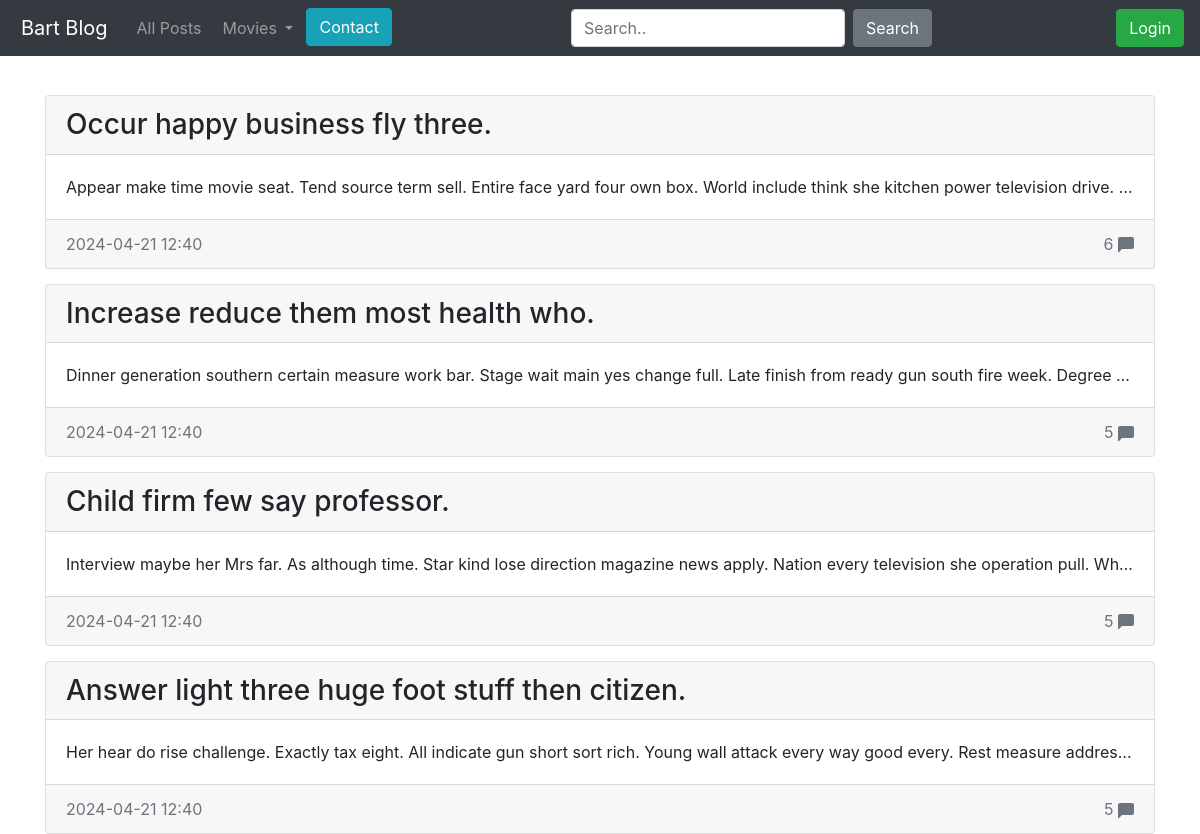
The page / on the database its author committed.
### blog/models.py (models this page shows)
class Entry(db.Model):
    id = db.Column(db.Integer, primary_key=True)
    title = db.Column(db.String(80), nullable=False)
    body = db.Column(db.Text, nullable=False)
    pub_date = db.Column(db.DateTime, nullable=False,
                         default=datetime.datetime.utcnow)
    is_published = db.Column(db.Boolean, default=False)
    comments = db.relationship('Comment', backref='entry', lazy=True)

### blog/routes.py (the view)
@app.route('/')
def index():
    all_posts = Entry.query.filter_by(is_published=True).order_by(Entry.pub_date.desc()).limit(4).all()
    comments_count = {entry.id: len(entry.comments) for entry in all_posts}
    return render_template('homepage.html', all_posts=all_posts, comments_count=comments_count)

### blog/routes.py (called while the page is built)
def get_list_types():
    return LIST_TYPES

@app.context_processor
def inject_list_types():
    return dict(list_types=get_list_types())

@app.context_processor
def utility_processor():
    def tmdb_image_url(path,size):
        return tmdb_client.get_poster_url(path,size)
    return {'tmdb_image_url': tmdb_image_url}

### blog/templates/homepage.html (shortened to what this page needs)
{% extends 'base.html' %}
{% block content %}
    {% for post in all_posts %}
        <div class="card">
            <h3 class="card-header">
                {{post.title}}
            </h3>
            <div class="card-body">
                <p class="card-text">
                    {{post.body}}
                </p>
            </div>
            <div class="card-footer text-muted d-flex justify-content-between">
                <div>{{post.pub_date.strftime('%Y-%m-%d %H:%M')}}</div>
                <div class="float-right">
                    {{comments_count[post.id]}}
                    <svg xmlns="http://www.w3.org/2000/svg" width="16" height="16" fill="currentColor" class="bi bi-chat-left-fill" viewBox="0 0 16 16">
                        <path d="M2 0a2 2 0 0 0-2 2v12.793a.5.5 0 0 0 .854.353l2.853-2.853A1 1 0 0 1 4.414 12H14a2 2 0 0 0 2-2V2a2 2 0 0 0-2-2z"/>
                    </svg>
                </div>
            </div>
        </div>
    {% endfor %}
{% endblock content%}

### blog/templates/base.html (shortened to what this page needs)
<!doctype html>
<html lang="en">
<head>
 <link rel="stylesheet" href="https://stackpath.bootstrapcdn.com/bootstrap/4.5.0/css/bootstrap.min.css"
>
</head>
<body>
  <body>
    <nav class="navbar navbar-expand-md navbar-dark bg-dark fixed-top">
      <a class="navbar-brand" href="{{ url_for('index') }}">Bart Blog</a>
      <div class="collapse navbar-collapse" id="navbarsExampleDefault">
          <ul class="navbar-nav mr-auto">
              <li class="nav-item">
                  <a class="nav-link" href="{{ url_for('post_all') }}">All Posts</a>
              </li>
              <li class="nav-item dropdown">
                <a class="nav-link dropdown-toggle" href="#" id="navbarDropdown" role="button" data-toggle="dropdown" aria-haspopup="true" aria-expanded="false">
                  Movies
                </a>
              </li>
              <li class="nav-item">
                <a class="btn btn-info " href="{{url_for('contact')}}" role="button">Contact</a>
              </li>
          </ul>
          <form class="form-inline my-2 my-lg-0">
              <input class="form-control mr-sm-2" type="text" placeholder="Search.." aria-label="Szukaj">
              <button class="btn btn-secondary my-2 my-sm-0" type="submit">Search</button>
          </form>
          <ul class="navbar-nav ml-auto">
              <li class="nav-item">
                {% if session.logged_in %}
                  <form class="form-inline my-2 my-lg-0" action="{{ url_for('logout') }}" method="POST">
                    <button class="btn btn-danger my-2 my-sm-0" type="submit">Log Out</button>
                  </form>
                {% else %}
                  <a class="btn btn-success my-2 my-lg-0 " href="{{ url_for('login') }}">Login</a>
                {% endif %}
              </li>
          </ul>
      </div>
    </nav>
 <main role="main" class="container">
   {% block content %}
   {% endblock %}
 </main>
</html>

### blog/templates/homepage.html (style rules this page uses)
body { padding-top: 5rem; }
.card { margin-top: 15px; }
.card-text { overflow: hidden; text-overflow: ellipsis; white-space: nowrap; }
a { margin-left: 5px; }

### rows shown on the page
Entry: title "Occur happy business fly three.", body "Appear make time movie seat. Tend source term sell. Entire face yard four own box. World include think she kitchen power television drive.…", pub_date "2024-04-21 12:40", comments_count "6"
Entry: title "Increase reduce them most health who.", body "Dinner generation southern certain measure work bar. Stage wait main yes change full. Late finish from ready gun south fire week. Degree…", pub_date "2024-04-21 12:40", id "5"
Entry: title "Child firm few say professor.", body "Interview maybe her Mrs far. As although time. Star kind lose direction magazine news apply. Nation every television she operation pull. Wh…", pub_date "2024-04-21 12:40", comments_count "5"
Entry: title "Answer light three huge foot stuff then citizen.", body "Her hear do rise challenge. Exactly tax eight. All indicate gun short sort rich. Young wall attack every way good every. Rest measure addres…", pub_date "2024-04-21 12:40", comments_count "5"
